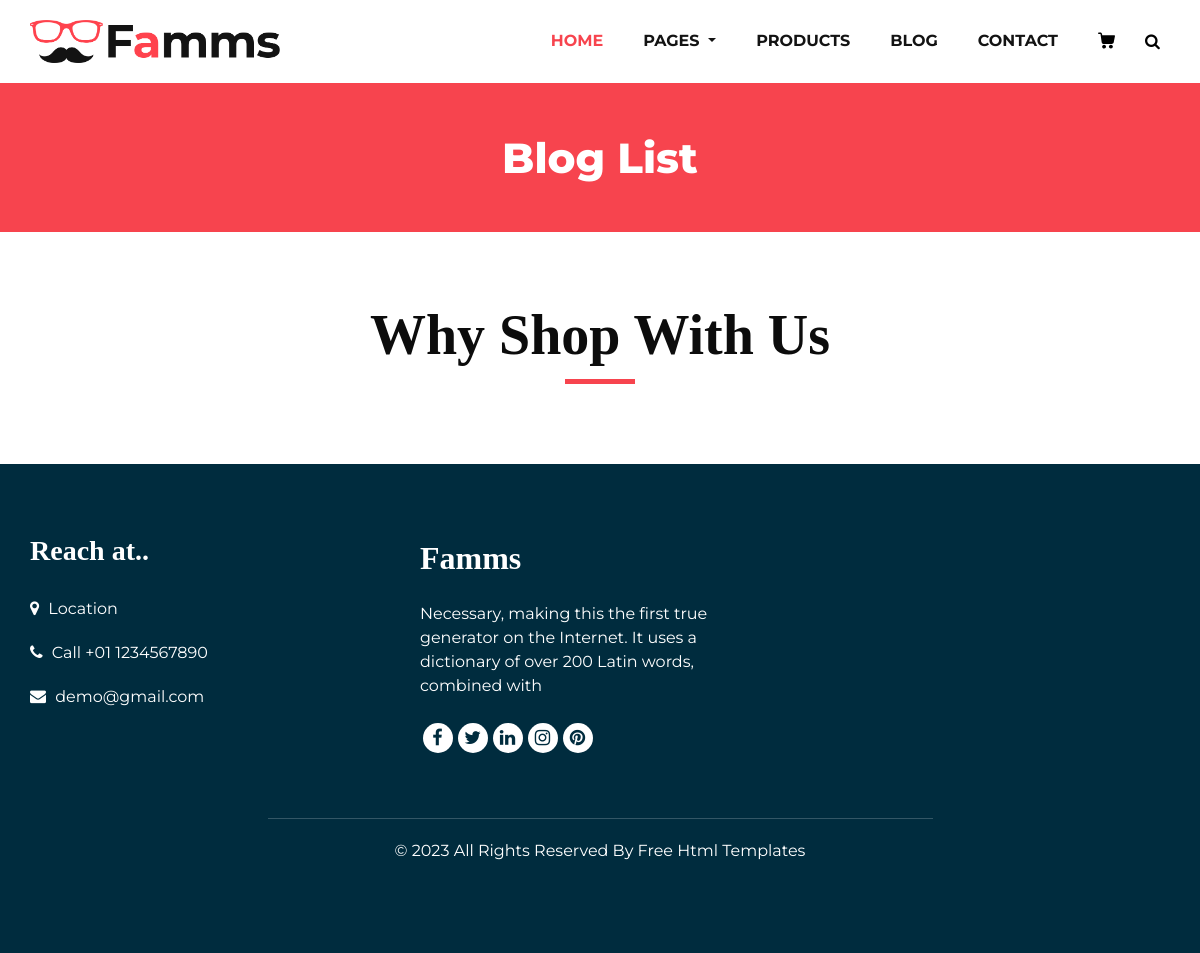
The page /blog_list on the database as committed earlier.
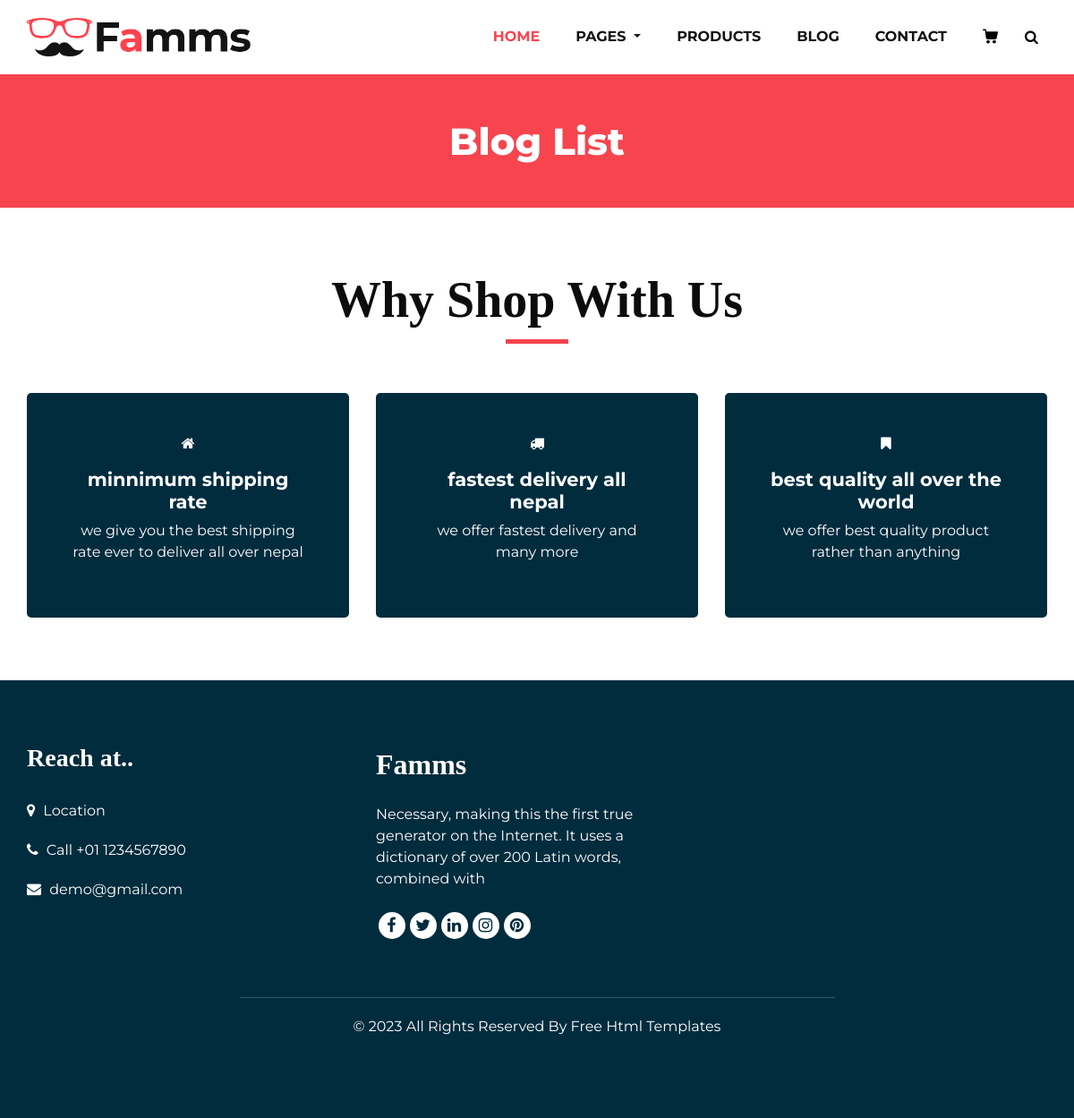
The same page on the database as committed later.
### home/models.py (models this page shows, shortened)
class Service(models.Model):
    title= models.CharField(max_length=300)
    logo = models.CharField(max_length=300)
    description = models.TextField()

### home/views.py (the view)
# urls.py: path('blog_list', blog_list, name='blog_list'),
def blog_list(request):
    views = {}
    views['services'] = Service.objects.all()
    return render(request,'blog_list.html',views)

### templates/blog_list.html
{% extends 'base.html' %}
{% block content %}
{% load static %}
      <section class="inner_page_head">
         <div class="container_fuild">
            <div class="row">
               <div class="col-md-12">
                  <div class="full">
                     <h3>Blog List</h3>
                  </div>
               </div>
            </div>
         </div>
      </section>
      <section class="why_section layout_padding">
         <div class="container">
            <div class="heading_container heading_center">
               <h2>
                  Why Shop With Us
               </h2>
            </div>
             <div class="row">
               {%for service in services %}
               <div class="col-md-4">
                  <div class="box ">
                     <div class="img-box">
                       <i class="fa {{service.logo }}" aria-hidden="true"></i>
                     </div>
                     <div class="detail-box">
                        <h5>
                           {{service.title}}
                        </h5>
                        <p>
                           {{service.description}}
                        </p>
                     </div>
                  </div>
               </div>
               {% endfor %}
            </div>
         </div>
      </section>
{% endblock %}

Rows that differ between the two databases and show on the page:
added Service: title "minnimum shipping rate", description "we give you the best shipping rate ever to deliver all over nepal"
added Service: title "fastest delivery all nepal", description "we offer fastest delivery and many more"
added Service: title "best quality all over the world", description "we offer best quality product rather than anything"
